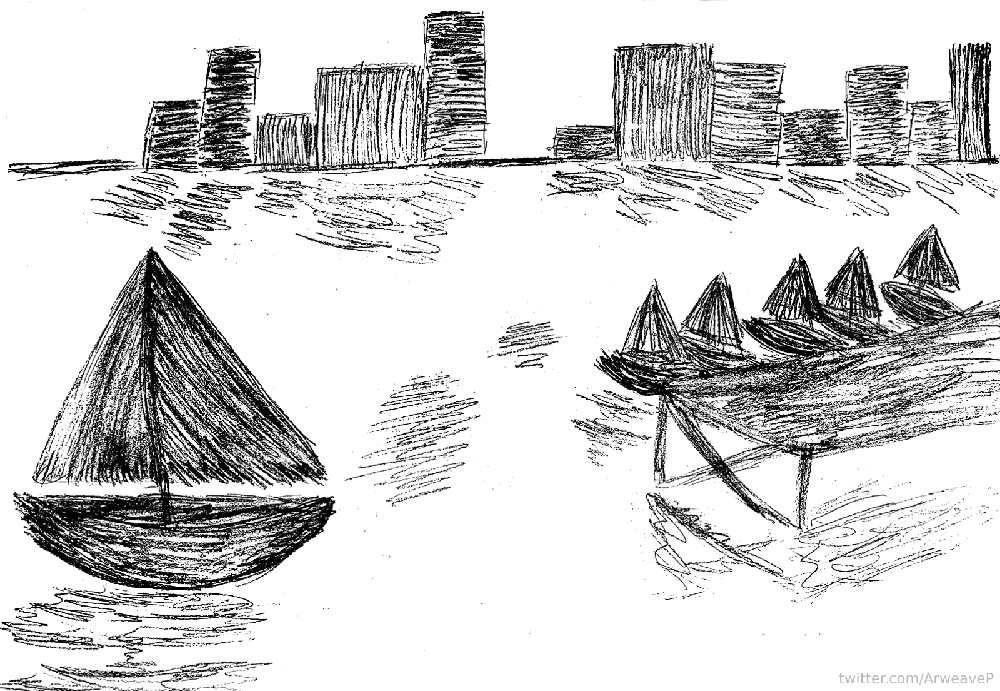
#> input picture pzl11.png, 1000 x 691 px, shrunk from 1600 x 1105 before the run, found by its file name
$ python pzl11_test_component_positions.py
#> lines starting #> are read from the running program, lines starting #| are printed output that depends on the picture; after the words box and inside, x2 and y2 are one past the last pixel; in counts of white or black regions, pixels touching at a corner belong together
from PIL import Image
import numpy as np
from scipy import ndimage

img = Image.open('/home/sudosudo/.openclaw/workspace/pzl11.png')
#> img is the input picture: PIL image 1000x691 LA; mean R, G, B, A 211, 211, 211, 255
arr = np.array(img)
gray = arr[:,:,0].astype(np.uint8)
alpha = arr[:,:,1].astype(np.uint8)

TARGET = bytes.fromhex('ff2142e98e09b5344994f9beb9c56c95506b9f17')

# Get all 434 alpha<255 pixels
ys, xs = np.where(alpha < 255)
#> ys = 175 values from 236 to 689; xs = 175 values, max 344 at index 120, min 0 at index 141, mean 211.6
idx = np.lexsort((xs, ys))
#> idx = 175 values from 0 to 174
av = alpha[ys[idx], xs[idx]].astype(np.uint8)
#> av = 175 values, max 254 at index 0, min 225 at index 141, mean 250.6
xpos = xs[idx]
#> xpos has the same summary as xs
ypos = ys[idx]
#> ypos = 175 values from 236 to 689

print(f"Total alpha<255 pixels: {len(av)}")
#| Total alpha<255 pixels: 175

# TEST 1: Component positions (x,y as bytes)
print("\n=== TEST 1: Component positions (x,y as data) ===")
mask = (alpha < 255)
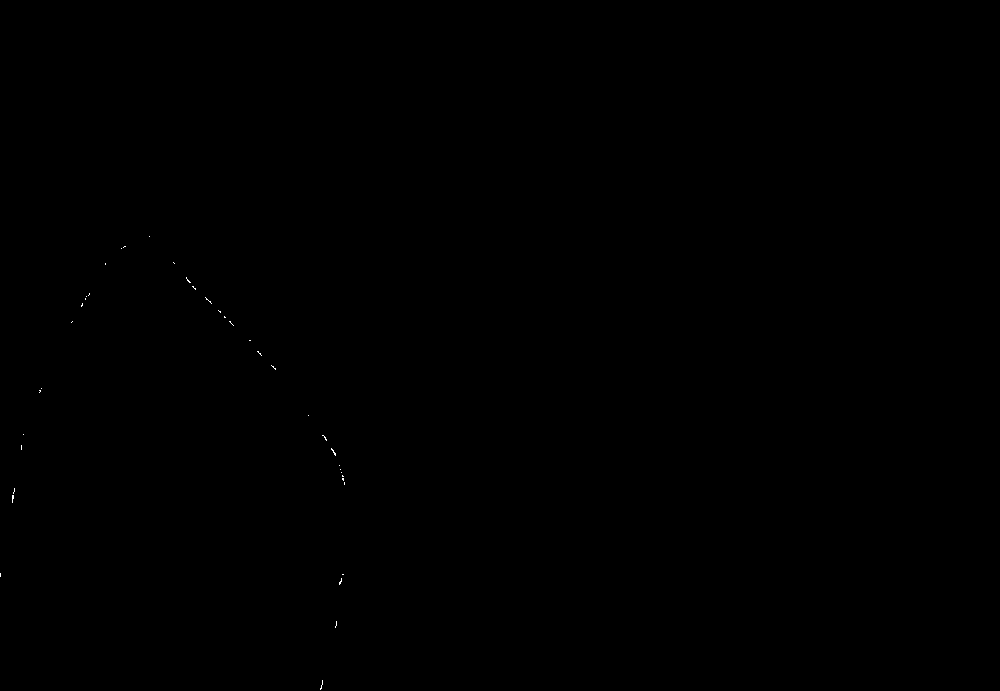
#> mask: shape (691, 1000) bool; 0.03% white in thin lines or dots, all inside (x1, y1, x2, y2) = (0, 236, 345, 690)
struct = np.array([[0,1,0],[1,1,1],[0,1,0]])
lab, n = ndimage.label(mask, structure=struct)
#> lab: shape (691, 1000) int32; 63 distinct labels, from 0 to 62
#> n = 62
sizes = ndimage.sum(mask, lab, range(1, n+1))
#> sizes = 62 values, max 13 at index 45, min 1 at index 0, mean 2.82
com = ndimage.center_of_mass(mask, lab, range(1, n+1))
#> com = 62 pairs, first value 236 to 687.2, second value 0 to 344

# Pack component x,y as 2 bytes each
raw1 = bytearray()
for i in range(n):
    raw1.append(int(com[i][1]) & 0xFF)  # x
    raw1.append(int(com[i][0]) & 0xFF)  # y
print(f"Component positions bytes: {len(raw1)}")
#| Component positions bytes: 124
print(f"First 64: {bytes(raw1[:64]).hex()}")
#| First 64: 95ec7cf67bf779f8ad066907ae07ba15bc18c01ec220592558275628cd29552ace2ad02cd12d5130d32fda36db37e03c4841e5414742e743e844e945f954015f

found = False
for start in range(len(raw1) - 32 + 1):
    if raw1[start:start+32] == TARGET:
        print(f"TARGET FOUND at offset {start}")
        found = True
        break
#> this loop made 93 passes
if not found:
    print("Not found in comp positions")

# TEST 2: Alpha values as 2D coordinate system (x = value, y = position)
print("\n=== TEST 2: Alpha values as 2D coordinate system ===")
raw2 = bytearray()
for i, a in enumerate(av):
    raw2.append(a & 0xFF)
    raw2.append(i & 0xFF)
#> this loop made 175 passes
#> a on passes 1 to 3: 254, 253, 254
print(f"Alpha as 2D coord bytes: {len(raw2)}")
#| Alpha as 2D coord bytes: 350
print(f"First 64: {bytes(raw2[:64]).hex()}")
#| First 64: fe00fd01fe02fd03fd04fe05fe06fe07fe08fe09fd0afe0bfe0cfb0dfd0efd0ffb10fe11f012ef13ec14f215fc16fb17fe18fe19fe1afe1bfe1cfe1dfe1efe1f

found2 = False
for start in range(len(raw2) - 32 + 1):
    if raw2[start:start+32] == TARGET:
        print(f"TARGET FOUND at offset {start}")
        found2 = True
        break
if not found2:
    print("Not found in alpha 2D coord")

# TEST 3: Gray values as 2D coordinate system (x = gray, y = position)
print("\n=== TEST 3: Gray as 2D coordinate system ===")
gray0_mask = (gray == 0)
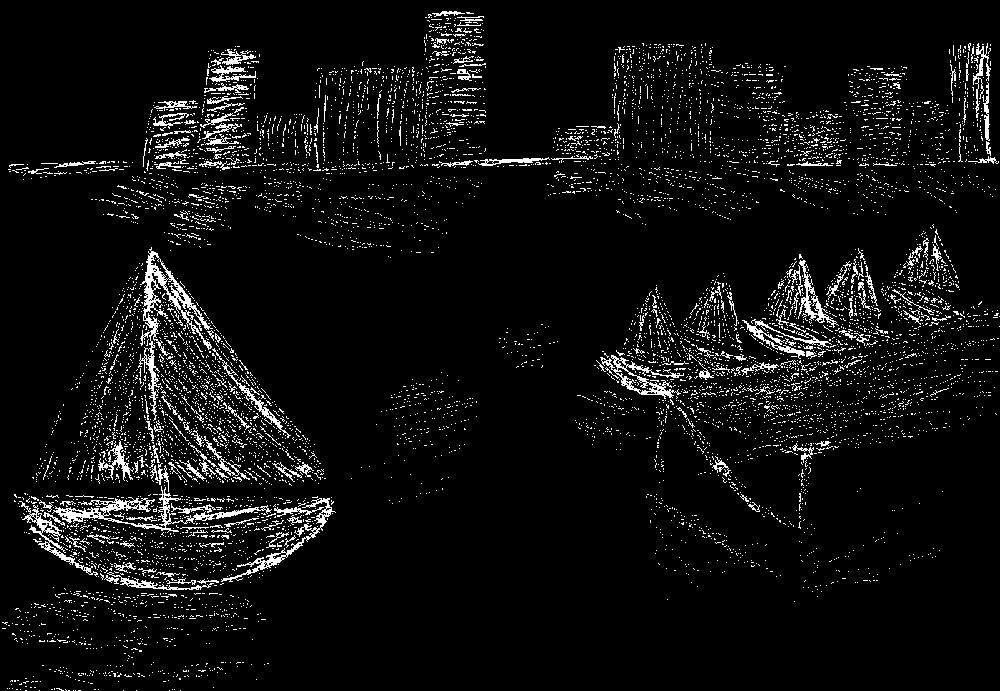
#> gray0_mask: shape (691, 1000) bool; 5.7% white in thin lines or dots
ys0, xs0 = np.where(gray0_mask)
gv = gray[ys0, xs0].astype(np.uint8)
print(f"Gray=0 pixels: {len(gv)}")
#| Gray=0 pixels: 39731

raw3 = bytearray()
for i, g in enumerate(gv):
    raw3.append(g & 0xFF)
    raw3.append(i & 0xFF)
print(f"Gray as 2D coord bytes: {len(raw3)}")
#| Gray as 2D coord bytes: 79462
print(f"First 64: {bytes(raw3[:64]).hex()}")
#| First 64: 0000000100020003000400050006000700080009000a000b000c000d000e000f0010001100120013001400150016001700180019001a001b001c001d001e001f

found3 = False
for start in range(len(raw3) - 32 + 1):
    if raw3[start:start+32] == TARGET:
        print(f"TARGET FOUND at offset {start}")
        found3 = True
        break
if not found3:
    print("Not found in gray 2D coord")

# TEST 4: Component sizes as 2-byte values (not 1-byte)
print("\n=== TEST 4: Component sizes as 2-byte values ===")
raw4 = bytearray()
for s in sizes:
    raw4.append((int(s) >> 8) & 0xFF)
    raw4.append(int(s) & 0xFF)
#> this loop made 62 passes
#> s on passes 3 to 14: 1, 1, 1, 2, 1, 2, 7, 3, 3, 2, 1, 1
print(f"Component sizes (2-byte) bytes: {len(raw4)}")
#| Component sizes (2-byte) bytes: 124
print(f"First 64: {bytes(raw4[:64]).hex()}")
#| First 64: 00010002000100010001000200010002000700030003000200010001000100020003000100030005000100010003000300010003000100010001000100020003

found4 = False
for start in range(len(raw4) - 32 + 1):
    if raw4[start:start+32] == TARGET:
        print(f"TARGET FOUND at offset {start}")
        found4 = True
        break
if not found4:
    print("Not found in comp sizes 2-byte")

# TEST 5: Alpha values in raster order, but as 8-bit (not 5-bit)
print("\n=== TEST 5: Alpha values as 8-bit bytes (full 256 range) ===")
raw5 = av.tobytes()
print(f"Alpha full bytes: {len(raw5)}")
#| Alpha full bytes: 175
print(f"First 64: {raw5[:64].hex()}")
#| First 64: fefdfefdfdfefefefefefdfefefbfdfdfbfef0efecf2fcfbfefefefefefefefefefdfcfbfbfbfefdfafaf7fefefdfefefefefefefefefefefefefefefefefefe

found5 = False
for start in range(len(raw5) - 32 + 1):
    if raw5[start:start+32] == TARGET:
        print(f"TARGET FOUND at offset {start}")
        found5 = True
        break
#> this loop made 144 passes
if not found5:
    print("Not found in alpha full 8-bit")

# TEST 6: Gray channel full 8-bit raster
print("\n=== TEST 6: Gray channel full 8-bit raster ===")
gray_flat = gray.flatten()
raw6 = gray_flat.tobytes()
print(f"Gray full bytes: {len(raw6)}")
#| Gray full bytes: 691000
print(f"First 64: {raw6[:64].hex()}")
#| First 64: ffffffffffffffffffffffffffffffffffffffffffffffffffffffffffffffffffffffffffffffffffffffffffffffffffffffffffffffffffffffffffffffff

found6 = False
for start in range(len(raw6) - 32 + 1):
    if raw6[start:start+32] == TARGET:
        print(f"TARGET FOUND at offset {start}")
        found6 = True
        break
if not found6:
    print("Not found in gray full 8-bit")

# SUMMARY
print("\n=== SUMMARY ===")
print(f"Test 1 (comp positions): {'FOUND' if found else 'NOT FOUND'}")
print(f"Test 2 (alpha 2D coord): {'FOUND' if found2 else 'NOT FOUND'}")
print(f"Test 3 (gray 2D coord): {'FOUND' if found3 else 'NOT FOUND'}")
print(f"Test 4 (comp sizes 2-byte): {'FOUND' if found4 else 'NOT FOUND'}")
print(f"Test 5 (alpha full 8-bit): {'FOUND' if found5 else 'NOT FOUND'}")
print(f"Test 6 (gray full 8-bit): {'FOUND' if found6 else 'NOT FOUND'}")
